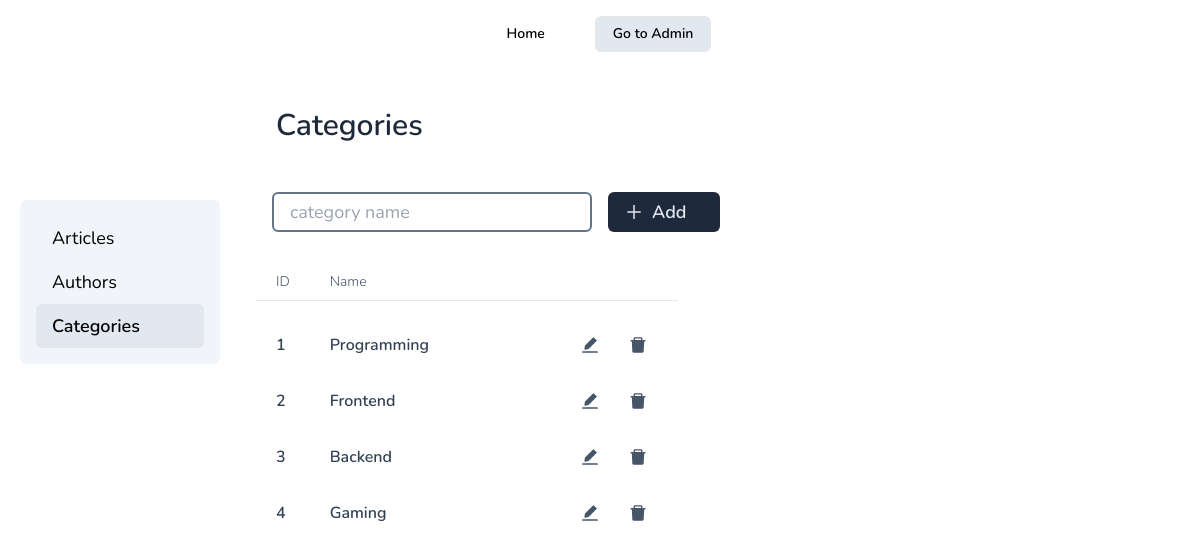
Screenshot of /admin/categories/index.php with the database file from the repository.
### tables this page shows
CREATE TABLE categories (
  id INT NOT NULL AUTO_INCREMENT,
  name VARCHAR(255) NOT NULL,
  PRIMARY KEY (id),
  UNIQUE (name)
);

### public/admin/categories/index.php (called while the page is built, shortened)
<?php
try {
  include __DIR__ . '/../../../classes/Category.php';
  $category = new Category();
  $categories = $category->getCategories();
  include __DIR__ . '/../../../views/admin/categories/index.php';
} catch (PDOException $e) {
  $title = 'An error has occurred';
  $output = 'Database error: ' . $e->getMessage() . ' in ' .
    $e->getFile() . ':' . $e->getLine();
}
include __DIR__ . '/../../../views/layout.php';

### classes/Category.php (called while the page is built, shortened)
<?php
require_once __DIR__ . '/Database.php';
class Category
{
  private $pdo;
  public function __construct()
  {
    $db = new Database();
    $this->pdo = $db->connect();
  }
  public function getCategories()
  {
    $stmt = $this->pdo->prepare('SELECT * FROM categories ORDER BY id');
    $stmt->execute();
    return $stmt->fetchAll();
  }
}

### classes/Database.php (called while the page is built)
<?php
class Database
{
  public function connect()
  {
    return new PDO(
      'mysql:host=localhost; dbname=blog; charset=utf8mb4',
      'root',
      ''
    );
  }
}

### views/admin/categories/index.php (the view, shortened to what this page needs)
<form method="post" class='pt-2 px-4 max-w-[480px] grid grid-cols-[320px_auto] gap-4 items-center'>
  <input required <?= ($_GET['id'] ?? false) ? null : 'autofocus' ?> type='text' placeholder="category name" id='name'
    name='name' class='block w-[min(100%,60ch)] rounded-md border-2 border-slate-500 px-4 py-1 text-lg' />
  <button type='submit' name="add"
    class='flex items-center gap-2 rounded-md bg-slate-800 px-4 h-full text-lg font-semibold text-slate-200 transition hover:bg-slate-600'>
    <span>Add</span>
  </button>
</form>
<form method="post" class="mt-8">
  <table>
    <thead class='border-b-[1px] text-sm text-slate-600'>
      <tr class='[&>*]:px-5 [&>*]:text-left [&>*]:font-light'>
        <th class='py-2'>ID</th>
        <th class="w-[240px]">Name</th>
        <th class="translate-x-2"></th>
      </tr>
    </thead>
    <tbody class='translate-y-4 text-slate-700'>
      <?php foreach ($categories as $category) : ?>
      <tr class='rounded-md pt-5 hover:bg-slate-100 [&>*]:px-5'>
        <td class='rounded-l-md py-4 font-semibold'><?= $category['id'] ?></td>
        <td class='py-4 font-semibold'>
          <?php if ((int)($_GET['id'] ?? null) === $category['id']) : ?>
          <input required autofocus type="text" name="name" value="<?= $category['name'] ?>"
            class="bg-slate-200 border-slate-800 border-2 rounded-md py-1 px-4 block">
          <?php else : ?>
          <?= $category['name'] ?>
          <?php endif ?>
        </td>
        <td class='rounded-r-md'>
          <div class='flex items-center gap-2'>
            <?php if ((int)($_GET['id'] ?? null) === $category['id']) : ?>
            <button type="submit" name="edit"
              class="bg-slate-800 text-slate-100 rounded-md px-6 py-2 hover:bg-slate-600 transition">Save</button>
            <?php else : ?>
            <a href="?id=<?= $category['id'] ?>" name="edit" title='edit category'
              class="hover:bg-slate-300 p-2.5 transition [&:hover_svg]:text-blue-700 rounded-full">
            </a>
            <button type='submit' name="delete_category" value="<?= $category['id'] ?>" title='delete category'
              class="hover:bg-slate-300 p-2.5 transition [&:hover_svg]:text-red-700 rounded-full">
            </button>
            <?php endif ?>
          </div>
        </td>
      </tr>
      <?php endforeach; ?>
    </tbody>
  </table>
</form>

### views/header.php (style rules this page uses)
html { font-family: 'Nunito', sans-serif; }
body { margin-bottom: 5rem; }

### rows the page displays
categories: id "1", name "Programming"
categories: id "2", name "Frontend"
categories: id "3", name "Backend"
categories: id "4", name "Gaming"

### other values shown
$navItem "Articles"
$navItem "Authors"
$navItem "Categories"
$title "Categories"
